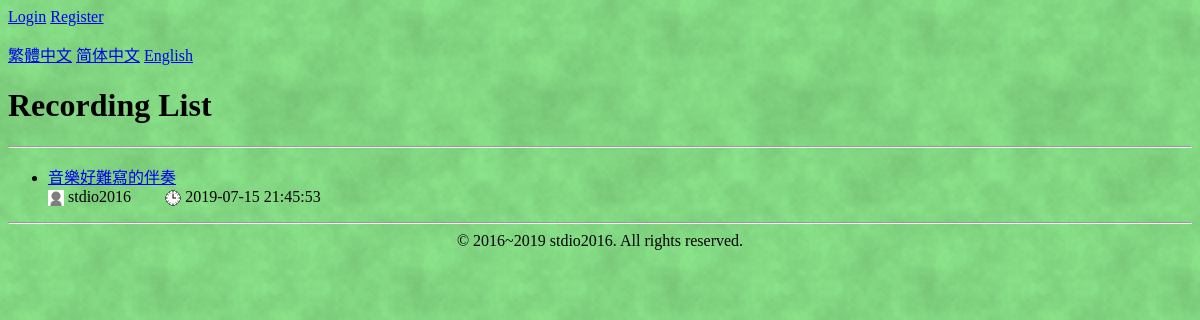
The page / on the database its author committed.
### tables this page shows
CREATE TABLE `sounds` (
  `id` int(11) NOT NULL AUTO_INCREMENT,
  `name` varchar(255) NOT NULL,
  `date` datetime NOT NULL,
  `file` varchar(80) NOT NULL,
  `description` text NOT NULL,
  `user` varchar(20) NOT NULL,
  PRIMARY KEY (`id`)
);

### lang/en.php (called while the page is built)
<?php
$trans = array();
$trans['record list'] = 'Recording List';
$trans['constructing...'] = 'This website is being constructed... You can see this page later.';
$trans['time:'] = 'Time: ';
$trans['you are not logged in'] = 'You are not logged in';
$trans['username:'] = 'Username: ';
$trans['password:'] = 'Password: ';
$trans['password again:'] = 'Confirm password: ';
$trans['login'] = 'Login';
$trans['welcome,'] = 'Welcome, ';
$trans['logout'] = 'Logout';
$trans['username restriction'] = 'Username can only contain letters and digits, and cannot be longer than 20 characters';
$trans['comment cannot be empty'] = 'Comment cannot be blank';
$trans['comment'] = 'Comments';
$trans['you must login to make comment'] = 'You must be logged in to comment';
$trans['ok'] = 'OK';
$trans['copyright'] = '&copy; 2016~2019 stdio2016. All rights reserved.';
$trans['recording not found'] = 'Recording not found';
$trans['recording not found reason'] = 'Maybe I deleted the recording file, sorry.';
$trans['page not found'] = 'Page not found';
$trans['this is not the place you should come'] = "This is not the place you should come.";
$trans['you can '] = 'You can ';
$trans['go to homepage'] = 'go to homepage';
$trans['you are using old and unsupported ie'] = "This website doesn't support IE. Please use Chrome or Firefox.";
$trans['upload sound'] = 'Upload sound';
$trans['you must login to upload sound'] = 'You must be logged in to upload sound';
$trans['name:'] = 'Name: ';
$trans['file:'] = 'File: ';
$trans['description:'] = 'Description: ';
$trans['upload success'] = 'Upload success';
$trans['upload failed'] = 'Upload failed!';
$trans['upload too big'] = 'Upload file too big';
$trans['delete'] = 'Delete';
$trans['delete success'] = 'Delete success';
$trans['not audio file'] = 'This is not an audio file';
$trans['audio restriction'] = 'Audio file must be smaller than 2MB and can only be MP3, OGG, WAV';
$trans['enter your comment'] = 'Enter your comment...';
$trans['edit'] = 'Edit';
$trans['edit sound'] = 'Edit sound';
$trans['edit success'] = 'Edit success';
$trans['register'] = 'Register';
$trans['no account? please'] = "Don't have an account? Please ";
$trans['user or pass error'] = 'Username or password is wrong. Please try again';
$trans['user registered'] = 'Username has already been taken';
$trans['password differs'] = "Password confirmation doesn't match the password";

### index.php (the view, shortened to what this page needs)
<?php
require_once 'b.php';
$sql = "SELECT id, name, `date`, user FROM sounds";
$query = $db->prepare($sql);
$query->execute();
$names = $query->fetchAll();
$title = $trans['record list'];
?>
<?php include 'header.php'; ?>
<h1><?=$title?></h1>
<hr>
<?php if (!$names) { ?>
<p><?=$trans['constructing...']?></p>
<?php } else { ?>
<ul>
<?php foreach ($names as $f) { ?>
  <li>
    <a href='play.php?id=<?=$f['id']?>' class='need-width'><span><?= htmlspecialchars($f['name']) ?></span></a>
    <div class="author">
      <img class="myicon" src="<?=BASE_PATH?>/image/user.png">
      <span class="username"><?= $f['user'] ?></span>
      <img class="myicon" src="<?=BASE_PATH?>/image/time.png">
      <span class="time"><?= $f['date'] ?></span>
    </div>
  </li>
<?php } ?>
</ul>
<?php } ?>
<hr>
<?php require 'footer.php';

### css/main.css (style rules this page uses)
html { background-color: rgb(144, 255, 144); background-image: url("../image/background.png") }
.myicon { height: 16px; width: 16px; vertical-align: middle; }
.need-width { display: inline-block; min-width: 50px; }

### rows shown on the page
sounds: name "音樂好難寫的伴奏", user "stdio2016", date "2019-07-15 21:45:53"

### other values the page prints
$trans['login'] "Login"
$trans['register'] "Register"
$title "Recording List"
$trans['copyright'] "© 2016~2019 stdio2016. All rights reserved."
